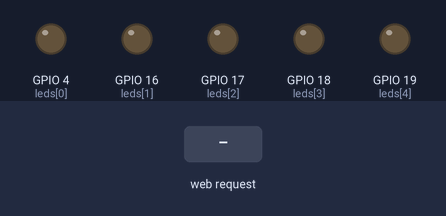
This sketch was run on a simulated ESP32. Parts: output pins drawn as LEDs (lit = HIGH). Inputs (shaded band) come from the test bench. WiFi joins after 1.5 s; servers stay silent unless stated; what the sketch prints to the serial monitor is not drawn.

Above: at 2.7 s.
2.8 s: HTTP request GET /animacion1 received
At 3.1 s:
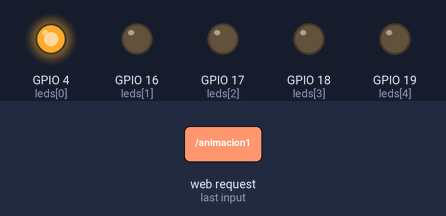
8.8 s: HTTP request GET /animacion2 received
At 11.3 s:
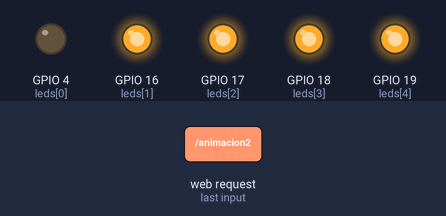
17.8 s: HTTP request GET /animacion2 received
At 19.6 s:
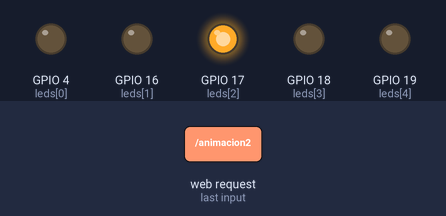
Timing chart, 0 to 26.1 s (numbered marks = the images above; inputs shaded):
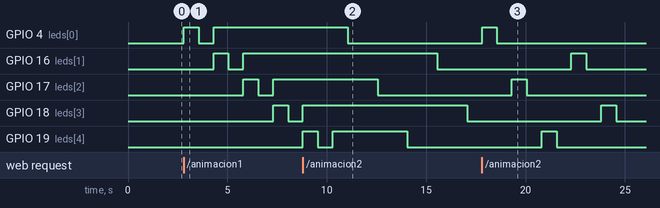

Measured:
- after the input at 2.8 s, GPIO 4 (leds[0]): LOW → HIGH at once, → LOW 0.75 s later, → HIGH 0.75 s later; GPIO 16 (leds[1]): LOW → HIGH after 1.5 s, → LOW 0.75 s later, → HIGH 0.75 s later; GPIO 17 (leds[2]): LOW → HIGH after 3.0 s, → LOW 0.75 s later, → HIGH 0.75 s later; GPIO 18 (leds[3]): LOW → HIGH after 4.5 s, → LOW 0.75 s later
- after the input at 8.8 s, GPIO 4 (leds[0]): HIGH → LOW after 2.3 s; GPIO 16 (leds[1]): HIGH → LOW after 6.8 s; GPIO 17 (leds[2]): HIGH → LOW after 3.8 s
- after the input at 17.8 s, GPIO 4 (leds[0]): LOW → HIGH at once, → LOW 0.75 s later; GPIO 16 (leds[1]): LOW → HIGH after 4.5 s, → LOW 0.75 s later; GPIO 17 (leds[2]): LOW → HIGH after 1.5 s, → LOW 0.75 s later; GPIO 18 (leds[3]): LOW → HIGH after 6.0 s, → LOW 0.75 s later; GPIO 19 (leds[4]): LOW → HIGH after 3.0 s, → LOW 0.75 s later

The sketch:

Actividad_Servidores_Web-Act1.ino
```cpp
#include <WiFi.h>

/*------------------Servidor Web en puerto 80---------------------*/

#define PORT 80
WiFiServer server(PORT);

/*---------------------Credenciales de WiFi-----------------------*/

const char* ssid     = "CESJT";
const char* password = "itisjtsmg";

/*---------------------VARIABLES GLOBALES-------------------------*/
int contconexion = 0;
int i, t = 750;
String header; // Variable para guardar el HTTP request

String estadoSalida = "off";

const uint8_t leds[5] = {4, 16, 17, 18, 19};

/*------------------------CODIGO HTML------------------------------*/
/* - ATENCION -
  se tiene que poner cada linea entre comillas y reemplazar las comillas dentro por
  comillas simples */

String pagina = "<!DOCTYPE html>"
                "<html>"
                "<head>"
                "<meta charset='utf-8' />"
                "<title>Servidor Web ESP32</title>"
                "</head>"
                "<body>"
                "<center>"
                "<h1>Servidor Web ESP32</h1>"
                "<p><a href='/animacion1'><button style='height:50px;width:100px'>animacion1</button></a></p>"
                "<p><a href='/animacion2'><button style='height:50px;width:100px'>animacion2</button></a></p>"
                "<p><a href='/apagar'><button style='height:50px;width:100px'>apagar</button></a></p>"
                "</center>"
                "</body>"
                "</html>";


/*---------------------------SETUP--------------------------------*/
void setup() {
  Serial.begin(115200);
  Serial.println("");
  for (i = 0; i < 5; i++) {
    pinMode(leds[i], OUTPUT);
    digitalWrite(leds[i], LOW);
  }
  // Conexión WIFI
  WiFi.begin(ssid, password);
  //Cuenta hasta 50 si no se puede conectar lo cancela
  while (WiFi.status() != WL_CONNECTED and contconexion < 50) {
    ++contconexion;
    delay(500);
    Serial.print(".");
  }
  if (contconexion < 50) {
    //para usar con ip fija
    //IPAddress ip(192,168,1,180);
    //IPAddress gateway(192,168,1,1);
    //IPAddress subnet(255,255,255,0);
    //WiFi.config(ip, gateway, subnet);

    Serial.println("");
    Serial.println("WiFi conectado");
    Serial.println(WiFi.localIP());
    server.begin(); // iniciamos el servidor
  }
  else {
    Serial.println("");
    Serial.println("Error de conexion");
  }
}

/*----------------------------LOOP----------------------------------*/

void loop() {
  WiFiClient client = server.available();   // Escucha a los clientes entrantes

  if (client) {                             // Si se conecta un nuevo cliente
    Serial.println("New Client.");          //
    String currentLine = "";                //
    while (client.connected()) {            // loop mientras el cliente está conectado
      if (client.available()) {             // si hay bytes para leer desde el cliente
        char c = client.read();             // lee un byte
        Serial.write(c);                    // imprime ese byte en el monitor serial
        header += c;
        if (c == '\n') {                    // si el byte es un caracter de salto de linea
          // si la nueva linea está en blanco significa que es el fin del
          // HTTP request del cliente, entonces respondemos:
          if (currentLine.length() == 0) {
            client.println("HTTP/1.1 200 OK");
            client.println("Content-type:text/html");
            client.println("Connection: close");
            client.println();

            // enciende y apaga el GPIO
            if (header.indexOf("GET /animacion1") >= 0) {
              Serial.println("GPIO animacion1");
              estadoSalida = "animacion1";
              for (i = 0; i < 5; i++) {
                digitalWrite(leds[i], HIGH);
                delay(t);
                digitalWrite(leds[i], LOW);
                delay(t);
                digitalWrite(leds[i], HIGH);
              }
            } else if (header.indexOf("GET /animacion2") >= 0) {
              Serial.println("GPIO animacion12");
              estadoSalida = "animacion 2";
              digitalWrite(leds[0], HIGH);
              delay(t);
              digitalWrite(leds[0], LOW);
              delay(t);
              digitalWrite(leds[2], HIGH);
              delay(t);
              digitalWrite(leds[2], LOW);
              delay(t);
              digitalWrite(leds[4], HIGH);
              delay(t);
              digitalWrite(leds[4], LOW);
              delay(t);
              digitalWrite(leds[1], HIGH);
              delay(t);
              digitalWrite(leds[1], LOW);
              delay(t);
              digitalWrite(leds[3], HIGH);
              delay(t);
              digitalWrite(leds[3], LOW);
              delay(t);


            } else if (header.indexOf("GET /apagar") >= 0) {
              Serial.println("GPIO apagar");
              estadoSalida = "off";
              for (i = 0; i < 5; i++) {
                digitalWrite(leds[i], LOW);
              }
            }
            // Muestra la página web
            client.println(pagina);

            // la respuesta HTTP temina con una linea en blanco
            client.println();
            break;
          } else { // si tenemos una nueva linea limpiamos currentLine
            currentLine = "";
          }
        } else if (c != '\r') {  // si C es distinto al caracter de retorno de carro
          currentLine += c;      // lo agrega al final de currentLine
        }
      }
    }
    // Limpiamos la variable header
    header = "";
    // Cerramos la conexión
    client.stop();
    Serial.println("Client disconnected.");
    Serial.println("");
  }
}
```
